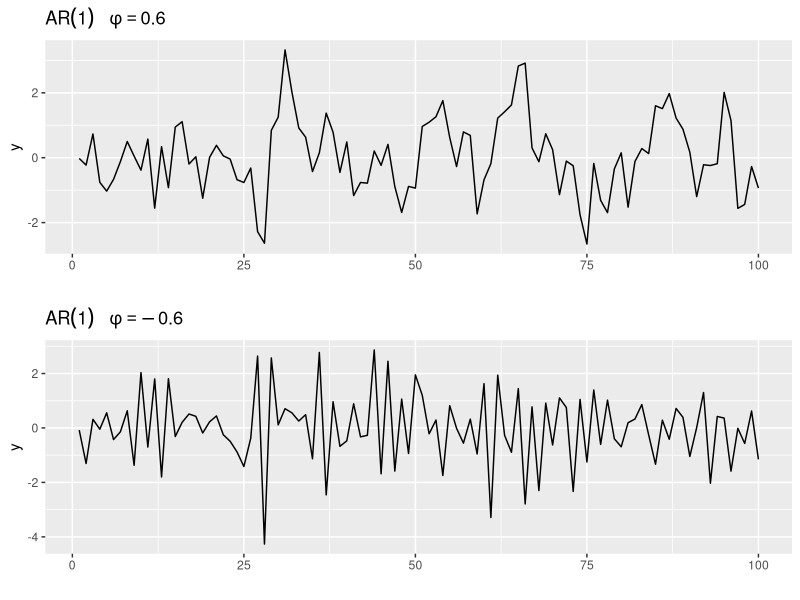
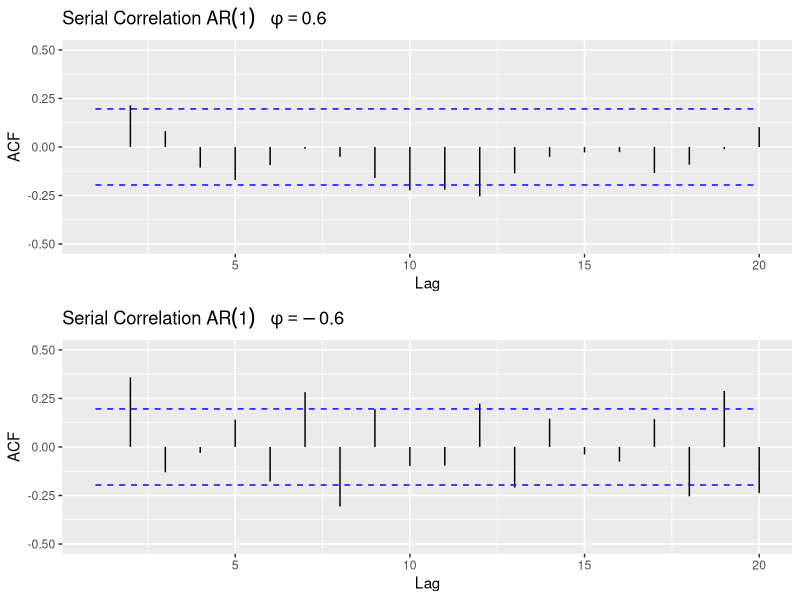
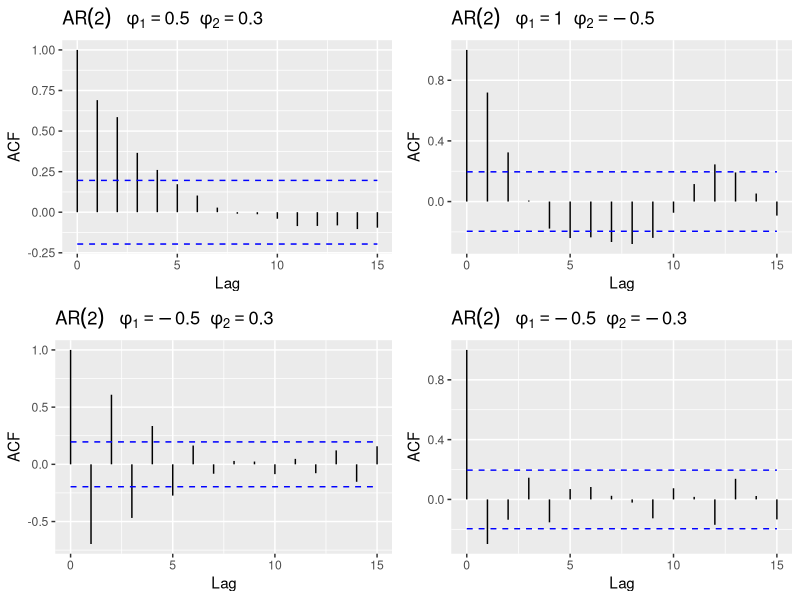

Here is the R script that generated these plots, in order:
### Source:https://www.geo.fu-berlin.de/en/v/soga-r/Introduction-to-R/index.html ###
set.seed(250)
### AR(1) Model ###
ar1_1 <- arima.sim(list(order = c(1, 0, 0), ar = 0.6), n = 100)
ar1_2 <- arima.sim(list(order = c(1, 0, 0), ar = -0.6), n = 100)
library(ggplot2)
library(ggfortify)
library(gridExtra)

p1 <- autoplot(ar1_1,
  ylab = "y",
  main = (expression(AR(1) ~ ~ ~ phi == 0.6))
)

p2 <- autoplot(ar1_2,
  ylab = "y",
  main = (expression(AR(1) ~ ~ ~ phi == -0.6))
)
grid.arrange(p1, p2, ncol = 1)

### The correlogram for the AR(1) Model ###
p1 <- autoplot(acf(ar1_1, plot = FALSE)) +
  ggtitle(expression("Serial Correlation " * AR(1) ~ ~ ~ phi == 0.6)) +
  xlim(1, 20) +
  ylim(-0.5, 0.5)
p2 <- autoplot(acf(ar1_2, plot = FALSE)) +
  ggtitle(expression("Serial Correlation " * AR(1) ~ ~ ~ phi == -0.6)) +
  xlim(1, 20) +
  ylim(-0.5, 0.5)
grid.arrange(p1, p2, ncol = 1)

### AR(2) Model and the correlogram ###
ar2_I <- arima.sim(list(
  order = c(2, 0, 0),
  ar = c(0.5, 0.3)
), n = 100)

ar2_II <- arima.sim(list(
  order = c(2, 0, 0),
  ar = c(-0.5, 0.3)
), n = 100)

ar2_III <- arima.sim(list(
  order = c(2, 0, 0),
  ar = c(1, -0.5)
), n = 100)

ar2_IV <- arima.sim(list(
  order = c(2, 0, 0),
  ar = c(-0.5, -0.3)
), n = 100)

p1 <- autoplot(acf(ar2_I, plot = FALSE, lag.max = 15)) +
  ggtitle(expression(AR(2) ~ ~ ~ phi[1] == 0.5 * ~ ~ phi[2] == 0.3))

p2 <- autoplot(acf(ar2_II, plot = FALSE, lag.max = 15)) +
  ggtitle(expression(AR(2) ~ ~ ~ phi[1] == -0.5 * ~ ~ phi[2] == 0.3))

p3 <- autoplot(acf(ar2_III, plot = FALSE, lag.max = 15)) +
  ggtitle(expression(AR(2) ~ ~ ~ phi[1] == 1 * ~ ~ phi[2] == -0.5))

p4 <- autoplot(acf(ar2_IV, plot = FALSE, lag.max = 15)) +
  ggtitle(expression(AR(2) ~ ~ ~ phi[1] == -0.5 * ~ ~ phi[2] == -0.3))

grid.arrange(p1, p3, p2, p4, ncol = 2)


### Compare with Exhibit 7.3 (p.542)                                       ###
### Source:Christiaan Heij, Paul de Boer, Philip Hans Franses, Teun Kloek, ###
### Herman K. van Dijk (2004).Econometric Methods with Applications in     ###
### Business and Economics. Oxford University Press                        ###
### https://global.oup.com/booksites/content/0199268010/                   ###
